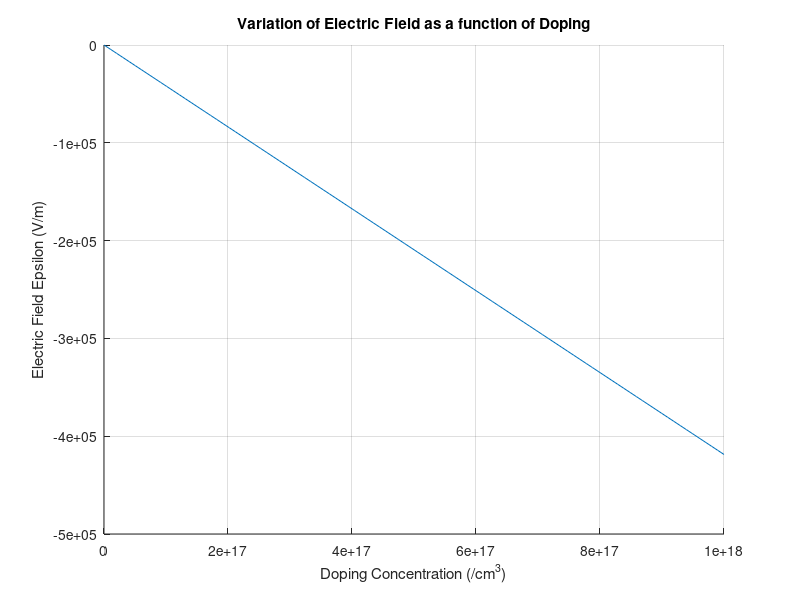

The MATLAB script that drew this image:
% ELEC-2250 S2020
% Lab Assignment 6
% Equilibrium p-n Junction Analysis
% Electrical and computer Engineering
% University of Windsor
clear all
close all
clc
%Constants
T=300; % Temperature in Kelvin
k=8.617e-5; % Boltzmann constant (eV/K)
e0=8.85e-14; % permittivity of free space (F/cm)
q=1.602e-19; % charge on an electron (coulomb)
esi=11.8; % Dielectric constant of Si at 300K
ni=1.5e10; % intrinsic carrier concentration. in Silicon at 300K (cm^-3)
EG=1.12; % Silicon band gap (eV)
%Control constants
xleft = -3.5e-4; % Leftmost x position
xright = -xleft; % Rightmost x position

% NA=input ('Please enter p-side doping (cm^-3), NA = ');
% ND=input ('Please enter n-side doping (cm^-3), ND = ');
% NA
% ND

NA = linspace(1E14, 1E18);
ND = NA;
%we must recalculate the intrinsic carrier concentration as a function of
%temperature
T
ni = ni*(T/300)^(3/2)*exp((-EG/(2*k))*(1/T - 1/300))


%Computations
V0=k*T*log((NA.*ND)/ni^2); % Contact potential
xN=sqrt(2*esi*e0/q*NA.*V0/(ND.*(NA+ND))) % Depletion width n-side
xP=sqrt(2*esi*e0/q*ND.*V0/(NA.*(NA+ND))) % Depletion width p-side
W=xN+xP % Width of the depletion region
Emax=-q*NA.*xP/(e0*esi); % Maximum electric field

%Plotting electric field as a function of doping
figure
hold on
grid on
plot (NA, Emax)
title ('Variation of Electric Field as a function of Doping')
xlabel ('Doping Concentration (/cm^3)')
ylabel('Electric Field Epsilon (V/m)')
hold off